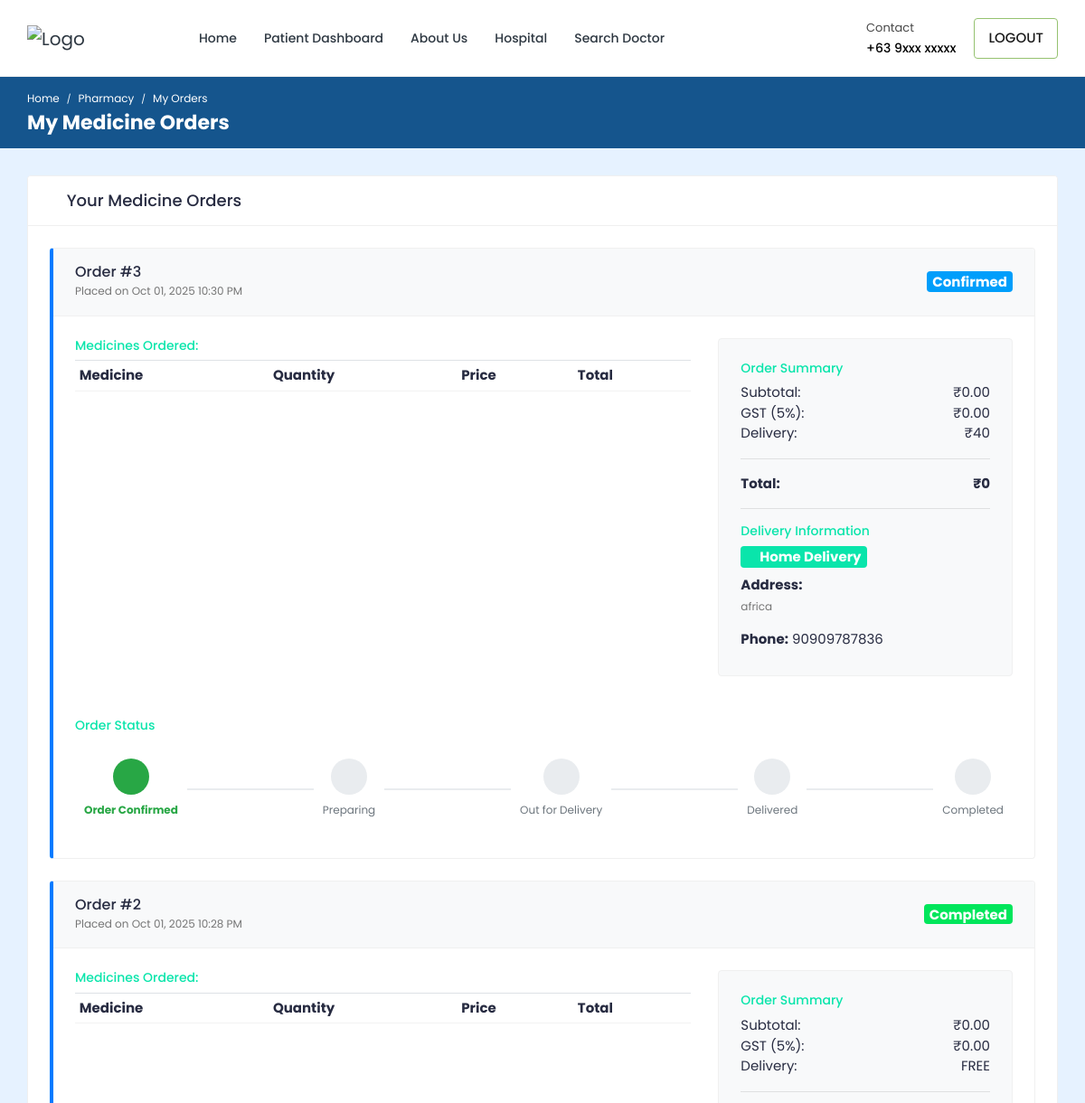
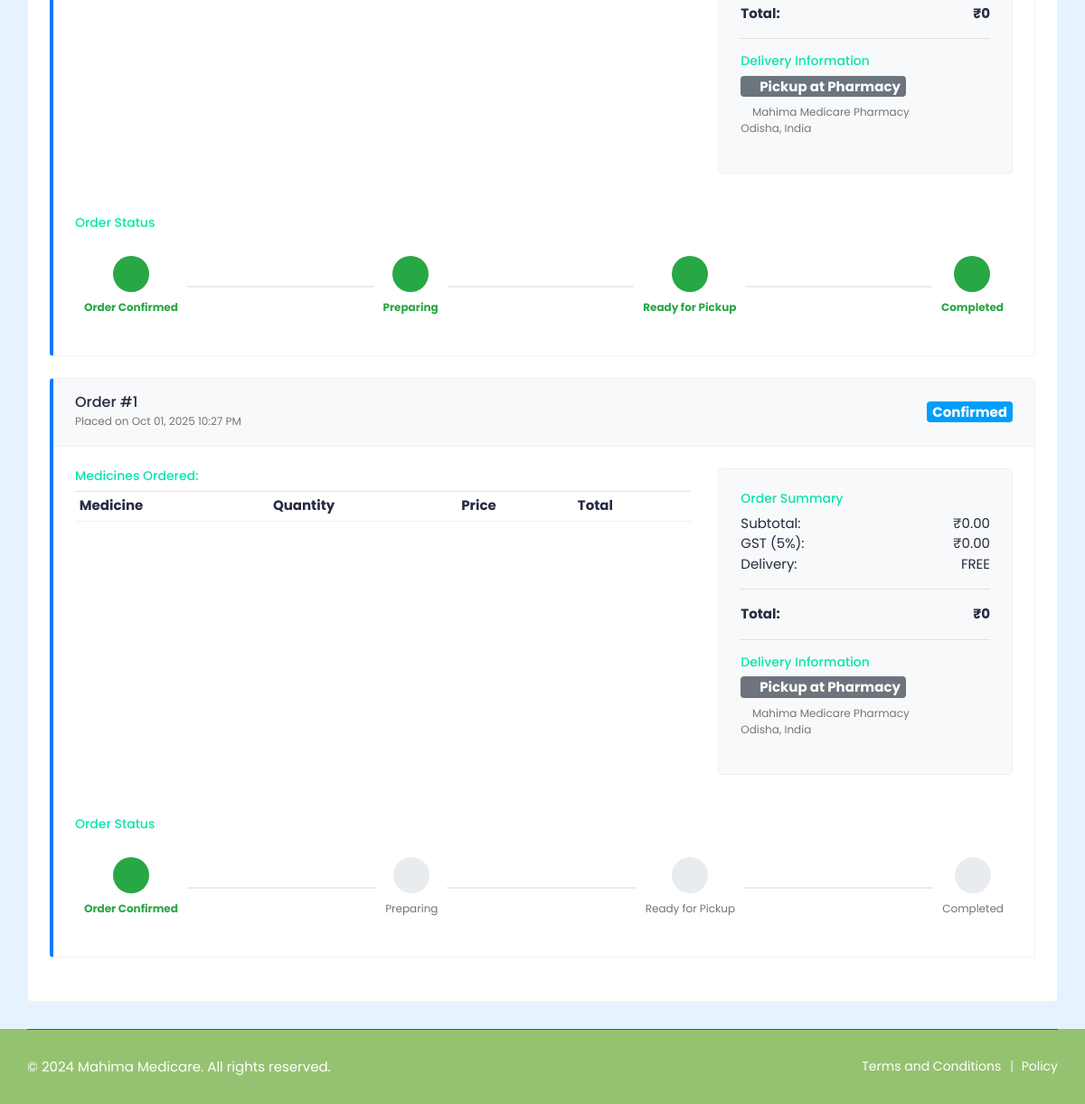
The page /pharmacy/my-orders/ (signed in) on the database its author committed (2 pictures, top to bottom).
### pharmacy/models.py (models this page shows, shortened)
class Order(models.Model):
    DELIVERY_CHOICES = (
        ('pickup', 'Pickup at Pharmacy'),
        ('delivery', 'Home Delivery'),
    )
    ORDER_STATUS_CHOICES = (
        ('pending', 'Pending'),
        ('confirmed', 'Confirmed'),
        ('preparing', 'Preparing'),
        ('ready', 'Ready for Pickup'),
        ('out_for_delivery', 'Out for Delivery'),
        ('delivered', 'Delivered'),
        ('completed', 'Completed'),
        ('cancelled', 'Cancelled'),
    )
    orderitems = models.ManyToManyField(Cart)
    user = models.ForeignKey(settings.AUTH_USER_MODEL, on_delete=models.CASCADE)
    ordered = models.BooleanField(default=False)
    created = models.DateTimeField(auto_now_add=True)
    delivery_method = models.CharField(max_length=20, choices=DELIVERY_CHOICES, default='pickup')
    delivery_address = models.TextField(blank=True, null=True)
    delivery_phone = models.CharField(max_length=15, blank=True, null=True)
    order_status = models.CharField(max_length=20, choices=ORDER_STATUS_CHOICES, default='pending')
    pharmacist_notes = models.TextField(blank=True, null=True)
    estimated_ready_time = models.DateTimeField(blank=True, null=True)
    payment_status = models.CharField(max_length=200, blank=True, null=True)
    trans_ID = models.CharField(max_length=200, blank=True, null=True)  # legacy field
    payment_session_id = models.CharField(max_length=255, blank=True, null=True)  # PayMongo source ID
    payment_id = models.CharField(max_length=255, blank=True, null=True)  # PayMongo payment ID
    def get_totals(self):
        total = 0
        for order_item in self.orderitems.all():
            total += float(order_item.get_total())
        return total
    def get_gst_amount(self):
        subtotal = self.get_totals()
        return subtotal * 0.05 if subtotal > 0 else 0
    def get_cart_total(self):
        subtotal = self.get_totals()
        gst = self.get_gst_amount()
        return subtotal + gst
    def final_bill(self):
        cart_total = self.get_cart_total()
        if cart_total > 0:
            delivery_fee = 40 if self.delivery_method == 'delivery' else 0
            return cart_total + delivery_fee
        return 0

### pharmacy/views.py (the view)
# urls.py: path('my-orders/', views.my_orders, name='pharmacy-my-orders'),
@csrf_exempt
@login_required(login_url="login")
def my_orders(request):
    if request.user.is_authenticated and request.user.is_patient:
        patient = Patient.objects.get(user=request.user)
        orders = Order.objects.filter(
            user=request.user,
            ordered=True
        ).filter(
            Q(payment_status='paid') | Q(payment_status='cod') | Q(payment_status='cash_on_delivery')
        ).order_by('-created')
        context = {
            'orders': orders,
            'patient': patient
        }
        return render(request, 'Pharmacy/my_orders.html', context)
    else:
        logout(request)
        messages.error(request, 'Not Authorized')
        return render(request, 'patient-login.html')

### templates/Pharmacy/my_orders.html (shortened to what this page needs)
{% load static %}
<!DOCTYPE html>
<html lang="en">
<head>
    <link rel="stylesheet" href="{% static 'HealthStack-System/css/Normal/bootstrap.min.css' %}" />
    <link rel="stylesheet" href="{% static 'HealthStack-System/plugins/Normal/fontawesome/css/fontawesome.min.css' %}" />
    <link rel="stylesheet" href="{% static 'HealthStack-System/plugins/Normal/fontawesome/css/all.min.css' %}" />
    <link rel="stylesheet" href="{% static 'HealthStack-System/css/Normal/style.css' %}" />
</head>
<body>
    <div class="main-wrapper">
        <header class="header">{% include 'navbar_home.html' %}</header>
        <div class="breadcrumb-bar">
            <div class="container-fluid">
                <div class="row align-items-center">
                    <div class="col-md-12 col-12">
                        <nav aria-label="breadcrumb" class="page-breadcrumb">
                            <ol class="breadcrumb">
                                <li class="breadcrumb-item"><a href="{% url 'patient-dashboard' %}">Home</a></li>
                                <li class="breadcrumb-item"><a href="{% url 'pharmacy-shop' %}">Pharmacy</a></li>
                                <li class="breadcrumb-item active" aria-current="page">My Orders</li>
                            </ol>
                        </nav>
                        <h2 class="breadcrumb-title">My Medicine Orders</h2>
                    </div>
                </div>
            </div>
        </div>
        <div class="content">
            <div class="container-fluid">
                <div class="row">
                    <div class="col-md-12">
                        <div class="card">
                            <div class="card-header">
                                <h4 class="card-title"><i class="fas fa-pills text-primary"></i> Your Medicine Orders</h4>
                            </div>
                            <div class="card-body">
                                {% if orders %}
                                    {% for order in orders %}
                                    <div class="card mb-4 border-left-primary">
                                        <div class="card-header bg-light">
                                            <div class="row align-items-center">
                                                <div class="col-md-6">
                                                    <h5 class="mb-0">Order #{{ order.id }}</h5>
                                                    <small class="text-muted">Placed on {{ order.created|date:"M d, Y h:i A" }}</small>
                                                </div>
                                                <div class="col-md-6 text-right">
                                                    <span class="badge badge-{% if order.order_status == 'pending' %}warning{% elif order.order_status == 'confirmed' %}info{% elif order.order_status == 'preparing' %}primary{% elif order.order_status == 'ready' %}success{% elif order.order_status == 'out_for_delivery' %}info{% elif order.order_status == 'delivered' %}success{% elif order.order_status == 'completed' %}success{% else %}secondary{% endif %} badge-lg">
                                                        {{ order.get_order_status_display }}
                                                    </span>
                                                </div>
                                            </div>
                                        </div>
                                        <div class="card-body">
                                            <div class="row">
                                                <div class="col-md-8">
                                                    <h6 class="text-primary">Medicines Ordered:</h6>
                                                    <div class="table-responsive">
                                                        <table class="table table-sm">
                                                            <thead>
                                                                <tr>
                                                                    <th>Medicine</th>
                                                                    <th>Quantity</th>
                                                                    <th>Price</th>
                                                                    <th>Total</th>
                                                                </tr>
                                                            </thead>
                                                        </table>
                                                    </div>
                                                </div>
                                                <div class="col-md-4">
                                                    <div class="card bg-light">
                                                        <div class="card-body">
                                                            <h6 class="text-primary">Order Summary</h6>
                                                            <div class="d-flex justify-content-between">
                                                                <span>Subtotal:</span>
                                                                <span>₹{{ order.get_totals|floatformat:2 }}</span>
                                                            </div>
                                                            <div class="d-flex justify-content-between">
                                                                <span>GST (5%):</span>
                                                                <span>₹{{ order.get_gst_amount|floatformat:2 }}</span>
                                                            </div>
                                                            <div class="d-flex justify-content-between">
                                                                <span>Delivery:</span>
                                                                <span>{% if order.delivery_method == 'delivery' %}₹40{% else %}FREE{% endif %}</span>
                                                            </div>
                                                            <hr>
                                                            <div class="d-flex justify-content-between font-weight-bold">
                                                                <span>Total:</span>
                                                                <span>₹{{ order.final_bill }}</span>
                                                            </div>
                                                            <hr>
                                                            <h6 class="text-primary">Delivery Information</h6>
                                                            <div class="mb-2">
                                                                <span class="badge badge-{% if order.delivery_method == 'delivery' %}primary{% else %}secondary{% endif %}">
                                                                    <i class="fas fa-{% if order.delivery_method == 'delivery' %}truck{% else %}store{% endif %}"></i>
                                                                    {{ order.get_delivery_method_display }}
                                                                </span>
                                                            </div>
                                                            {% if order.delivery_method == 'delivery' %}
                                                                <p class="mb-1"><strong>Address:</strong></p>
                                                                <p class="text-muted small">{{ order.delivery_address }}</p>
                                                                <p class="mb-1"><strong>Phone:</strong> {{ order.delivery_phone }}</p>
                                                            {% else %}
                                                                <p class="text-muted small">
                                                                    <i class="fas fa-map-marker-alt"></i>
                                                                    Mahima Medicare Pharmacy<br>
                                                                    Odisha, India
                                                                </p>
                                                            {% endif %}
                                                        </div>
                                                    </div>
                                                </div>
                                            </div>
                                            <div class="row mt-3">
                                                <div class="col-12">
                                                    <h6 class="text-primary">Order Status</h6>
                                                    <div class="order-timeline">
                                                        <div class="timeline-item {% if order.order_status == 'pending' or order.order_status == 'confirmed' or order.order_status == 'preparing' or order.order_status == 'ready' or order.order_status == 'out_for_delivery' or order.order_status == 'delivered' or order.order_status == 'completed' %}active{% endif %}">
                                                            <i class="fas fa-check-circle"></i>
                                                            <span>Order Confirmed</span>
                                                        </div>
                                                        <div class="timeline-item {% if order.order_status == 'preparing' or order.order_status == 'ready' or order.order_status == 'out_for_delivery' or order.order_status == 'delivered' or order.order_status == 'completed' %}active{% endif %}">
                                                            <i class="fas fa-cog"></i>
                                                            <span>Preparing</span>
                                                        </div>
                                                        {% if order.delivery_method == 'pickup' %}
                                                        <div class="timeline-item {% if order.order_status == 'ready' or order.order_status == 'completed' %}active{% endif %}">
                                                            <i class="fas fa-store"></i>
                                                            <span>Ready for Pickup</span>
                                                        </div>
                                                        {% else %}
                                                        <div class="timeline-item {% if order.order_status == 'out_for_delivery' or order.order_status == 'delivered' or order.order_status == 'completed' %}active{% endif %}">
                                                            <i class="fas fa-truck"></i>
                                                            <span>Out for Delivery</span>
                                                        </div>
                                                        <div class="timeline-item {% if order.order_status == 'delivered' or order.order_status == 'completed' %}active{% endif %}">
                                                            <i class="fas fa-home"></i>
                                                            <span>Delivered</span>
                                                        </div>
                                                        {% endif %}
                                                        <div class="timeline-item {% if order.order_status == 'completed' %}active{% endif %}">
                                                            <i class="fas fa-star"></i>
                                                            <span>Completed</span>
                                                        </div>
                                                    </div>
                                                </div>
                                            </div>
                                        </div>
                                    </div>
                                    {% endfor %}
                                {% endif %}
                            </div>
                        </div>
                    </div>
                </div>
            </div>
        </div>
        <footer class="footer">
            <div class="footer-bottom">
                <div class="container-fluid">
                    <div class="copyright">
                        <div class="row">
                            <div class="col-md-6 col-lg-6">
                                <div class="copyright-text">
                                    <p class="mb-0">&copy; 2024 Mahima Medicare. All rights reserved.</p>
                                </div>
                            </div>
                            <div class="col-md-6 col-lg-6">
                                <div class="copyright-menu">
                                    <ul class="policy-menu">
                                        <li><a href="#">Terms and Conditions</a></li>
                                        <li><a href="#">Policy</a></li>
                                    </ul>
                                </div>
                            </div>
                        </div>
                    </div>
                </div>
            </div>
        </footer>
    </div>
</body>
</html>

### rows shown on the page
Order: id "3", created "Oct 01, 2025 10:30 PM", order_status "Confirmed", get_totals "0.00", get_gst_amount "0.00", shows "₹40", final_bill "0", delivery_method "Home Delivery", delivery_address "africa", delivery_phone "90909787836", shows "Out for Delivery"
Order: id "2", created "Oct 01, 2025 10:28 PM", order_status "Completed", get_totals "0.00", get_gst_amount "0.00", shows "FREE", final_bill "0", delivery_method "Pickup at Pharmacy", shows "Mahima Medicare Pharmacy", shows "Ready for Pickup"
Order: id "1", created "Oct 01, 2025 10:27 PM", order_status "Confirmed", get_totals "0.00", get_gst_amount "0.00", shows "FREE", final_bill "0", delivery_method "Pickup at Pharmacy", shows "Mahima Medicare Pharmacy", shows "Ready for Pickup"
